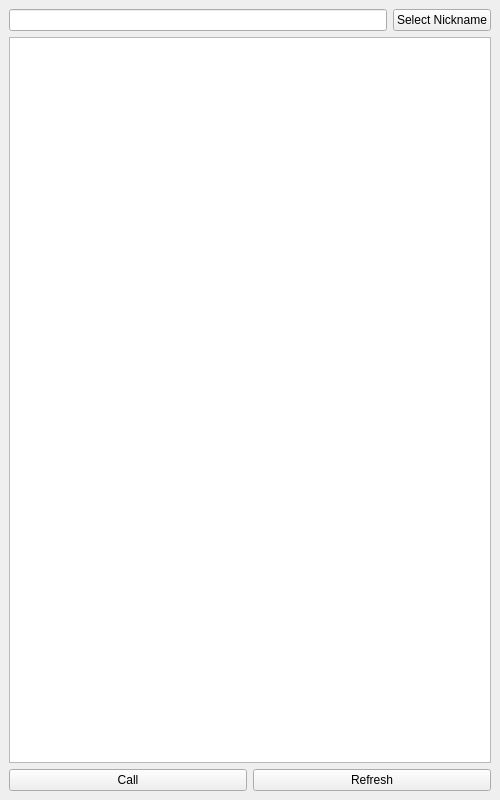
<?xml version="1.0" encoding="UTF-8"?>
<ui version="4.0">
 <class>StackedWidget</class>
 <widget class="QStackedWidget" name="StackedWidget">
  <property name="geometry">
   <rect>
    <x>0</x>
    <y>0</y>
    <width>500</width>
    <height>800</height>
   </rect>
  </property>
  <property name="windowTitle">
   <string>StackedWidget</string>
  </property>
  <widget class="QWidget" name="page">
   <layout class="QVBoxLayout" name="verticalLayout_2">
    <item>
     <layout class="QVBoxLayout" name="verticalLayout">
      <item>
       <layout class="QHBoxLayout" name="horizontalLayout">
        <item>
         <widget class="QLineEdit" name="lineEdit"/>
        </item>
        <item>
         <widget class="QPushButton" name="pushButton_2">
          <property name="text">
           <string>Select Nickname</string>
          </property>
         </widget>
        </item>
       </layout>
      </item>
      <item>
       <widget class="QListView" name="listView"/>
      </item>
      <item>
       <layout class="QHBoxLayout" name="horizontalLayout_2">
        <item>
         <widget class="QPushButton" name="pushButton_3">
          <property name="text">
           <string>Call</string>
          </property>
         </widget>
        </item>
        <item>
         <widget class="QPushButton" name="pushButton_4">
          <property name="text">
           <string>Refresh</string>
          </property>
         </widget>
        </item>
       </layout>
      </item>
     </layout>
    </item>
   </layout>
  </widget>
  <widget class="QWidget" name="page_2">
   <layout class="QVBoxLayout" name="verticalLayout_4">
    <item>
     <layout class="QVBoxLayout" name="verticalLayout_3">
      <item>
       <widget class="QPushButton" name="pushButton">
        <property name="maximumSize">
         <size>
          <width>500</width>
          <height>600</height>
         </size>
        </property>
        <property name="text">
         <string>PushButton</string>
        </property>
       </widget>
      </item>
      <item>
       <layout class="QHBoxLayout" name="horizontalLayout_4">
        <item>
         <widget class="QPushButton" name="pushButton_5">
          <property name="maximumSize">
           <size>
            <width>500</width>
            <height>300</height>
           </size>
          </property>
          <property name="text">
           <string>Accept Call</string>
          </property>
         </widget>
        </item>
        <item>
         <widget class="QPushButton" name="pushButton_6">
          <property name="maximumSize">
           <size>
            <width>500</width>
            <height>300</height>
           </size>
          </property>
          <property name="text">
           <string>Reject Call</string>
          </property>
         </widget>
        </item>
       </layout>
      </item>
     </layout>
    </item>
   </layout>
  </widget>
 </widget>
 <resources/>
 <connections/>
</ui>
